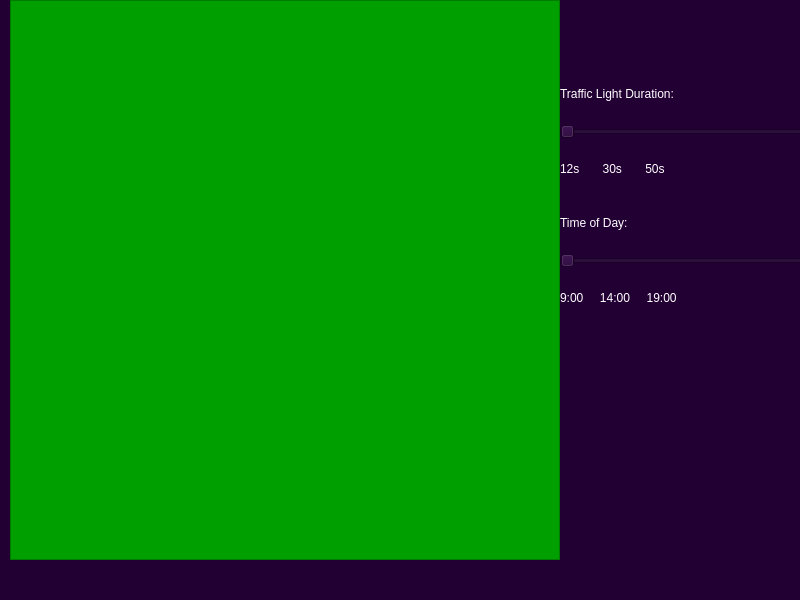
<?xml version="1.0" encoding="UTF-8"?>
<ui version="4.0">
 <class>MainWindow2</class>
 <widget class="QMainWindow" name="MainWindow2">
  <property name="geometry">
   <rect>
    <x>0</x>
    <y>0</y>
    <width>800</width>
    <height>600</height>
   </rect>
  </property>
  <property name="windowTitle">
   <string>MainWindow</string>
  </property>
  <property name="styleSheet">
   <string notr="true">background-color: rgb(35, 0, 52);

border-color: rgb(0, 0, 0);</string>
  </property>
  <widget class="QWidget" name="centralwidget">
   <widget class="QGraphicsView" name="graphicsView">
    <property name="geometry">
     <rect>
      <x>10</x>
      <y>0</y>
      <width>550</width>
      <height>560</height>
     </rect>
    </property>
    <property name="styleSheet">
     <string notr="true">background-color: rgb(0, 159, 0);</string>
    </property>
   </widget>
   <widget class="QWidget" name="">
    <property name="geometry">
     <rect>
      <x>560</x>
      <y>70</y>
      <width>244</width>
      <height>251</height>
     </rect>
    </property>
    <layout class="QVBoxLayout" name="verticalLayout_3">
     <item>
      <layout class="QVBoxLayout" name="verticalLayout">
       <item>
        <widget class="QLabel" name="label">
         <property name="styleSheet">
          <string notr="true">font: 20pt &quot;Terminal&quot;;
color: rgb(255, 255, 255);</string>
         </property>
         <property name="text">
          <string>Traffic Light Duration:</string>
         </property>
        </widget>
       </item>
       <item>
        <widget class="QSlider" name="trafficLightSlider">
         <property name="orientation">
          <enum>Qt::Horizontal</enum>
         </property>
        </widget>
       </item>
       <item>
        <widget class="QLabel" name="label_2">
         <property name="styleSheet">
          <string notr="true">font: 20pt &quot;Terminal&quot;;
color: rgb(255, 255, 255);</string>
         </property>
         <property name="text">
          <string>12s       30s       50s</string>
         </property>
        </widget>
       </item>
      </layout>
     </item>
     <item>
      <layout class="QVBoxLayout" name="verticalLayout_2">
       <item>
        <widget class="QLabel" name="label_3">
         <property name="styleSheet">
          <string notr="true">font: 20pt &quot;Terminal&quot;;
color: rgb(255, 255, 255);</string>
         </property>
         <property name="text">
          <string>Time of Day:</string>
         </property>
        </widget>
       </item>
       <item>
        <widget class="QSlider" name="timeOfDaySlider">
         <property name="orientation">
          <enum>Qt::Horizontal</enum>
         </property>
        </widget>
       </item>
       <item>
        <widget class="QLabel" name="label_4">
         <property name="styleSheet">
          <string notr="true">font: 20pt &quot;Terminal&quot;;
color: rgb(255, 255, 255);</string>
         </property>
         <property name="text">
          <string>9:00     14:00     19:00</string>
         </property>
        </widget>
       </item>
      </layout>
     </item>
    </layout>
   </widget>
  </widget>
  <widget class="QMenuBar" name="menubar">
   <property name="geometry">
    <rect>
     <x>0</x>
     <y>0</y>
     <width>800</width>
     <height>25</height>
    </rect>
   </property>
  </widget>
  <widget class="QStatusBar" name="statusbar"/>
 </widget>
 <resources/>
 <connections/>
</ui>
